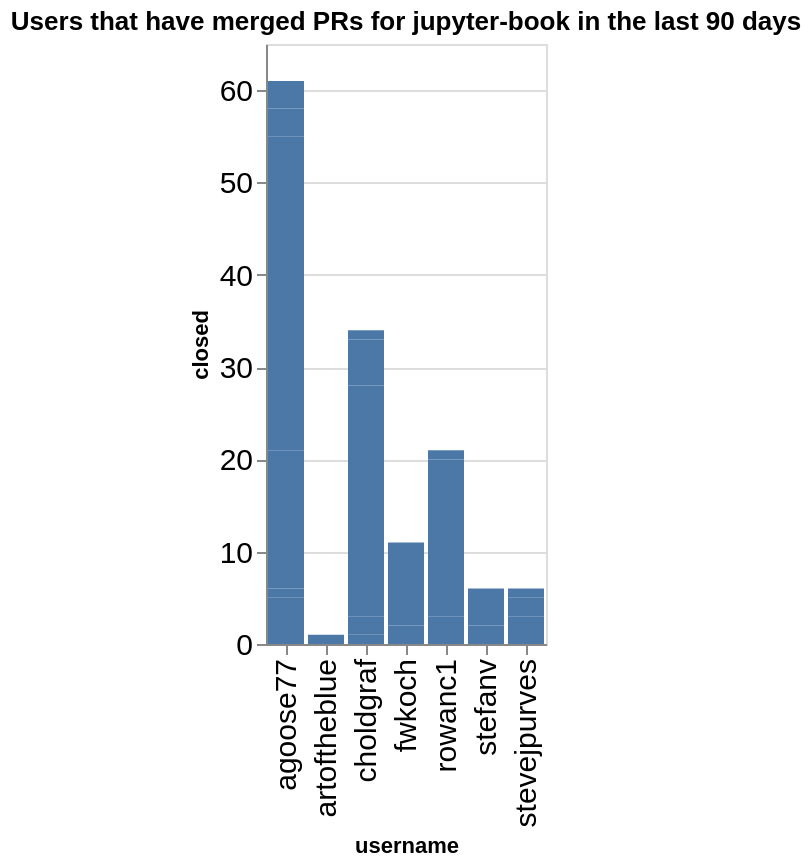

Notebook source saved alongside this figure:
### Code cell
charts = []
title = f"Users that have merged PRs for {github_org} in the last {n_days} days"
ch = alt.Chart(data=closed_by_repo.replace(np.nan, 0), title=title).mark_bar().encode(
    x='username',
    y='closed',
)
ch

### Figure 1 — Vega-Lite specification as saved in the notebook (floating-point values rounded to 4 significant figures)
{"config": {"axisLeft": {"labelFontSize": 15}, "axisBottom": {"labelFontSize": 15}}, "data": {"name": "data-c2e6aa54f564258275d852c7fab93419"}, "mark": {"type": "bar"}, "encoding": {"x": {"field": "username", "type": "nominal"}, "y": {"field": "closed", "type": "quantitative"}}, "title": "Users that have merged PRs for jupyter-book in the last 90 days", "$schema": "https://vega.github.io/schema/vega-lite/v5.20.1.json", "datasets": {"data-c2e6aa54f564258275d852c7fab93419": [{"name": "blog", "username": "agoose77", "closed": 4}, {"name": "example-landing-pages", "username": "agoose77", "closed": 1}, {"name": "example-landing-pages", "username": "choldgraf", "closed": 1}, {"name": "example-outputs", "username": "stevejpurves", "closed": 3}, {"name": "jupyter-book", "username": "agoose77", "closed": 1}, {"name": "jupyter-book", "username": "choldgraf", "closed": 2}, {"name": "myst-spec", "username": "choldgraf", "closed": 1}, {"name": "myst-theme", "username": "agoose77", "closed": 15}, {"name": "myst-theme", "username": "choldgraf", "closed": 5}, {"name": "myst-theme", "username": "fwkoch", "closed": 2}, {"name": "myst-theme", "username": "rowanc1", "closed": 3}, {"name": "myst-theme", "username": "stefanv", "closed": 2}, {"name": "myst-theme", "username": "stevejpurves", "closed": 2}, {"name": "mystmd", "username": "agoose77", "closed": 34}, {"name": "mystmd", "username": "artoftheblue", "closed": 1}, {"name": "mystmd", "username": "choldgraf", "closed": 17}, {"name": "mystmd", "username": "fwkoch", "closed": 9}, {"name": "mystmd", "username": "rowanc1", "closed": 17}, {"name": "mystmd", "username": "stefanv", "closed": 4}, {"name": "mystmd", "username": "stevejpurves", "closed": 1}, {"name": "mystmd.org", "username": "agoose77", "closed": 3}, {"name": "mystmd.org", "username": "choldgraf", "closed": 2}, {"name": "mystmd.org", "username": "rowanc1", "closed": 1}, {"name": "team-compass", "username": "agoose77", "closed": 3}, {"name": "team-compass", "username": "choldgraf", "closed": 5}, {"name": "thebe", "username": "choldgraf", "closed": 1}]}}
